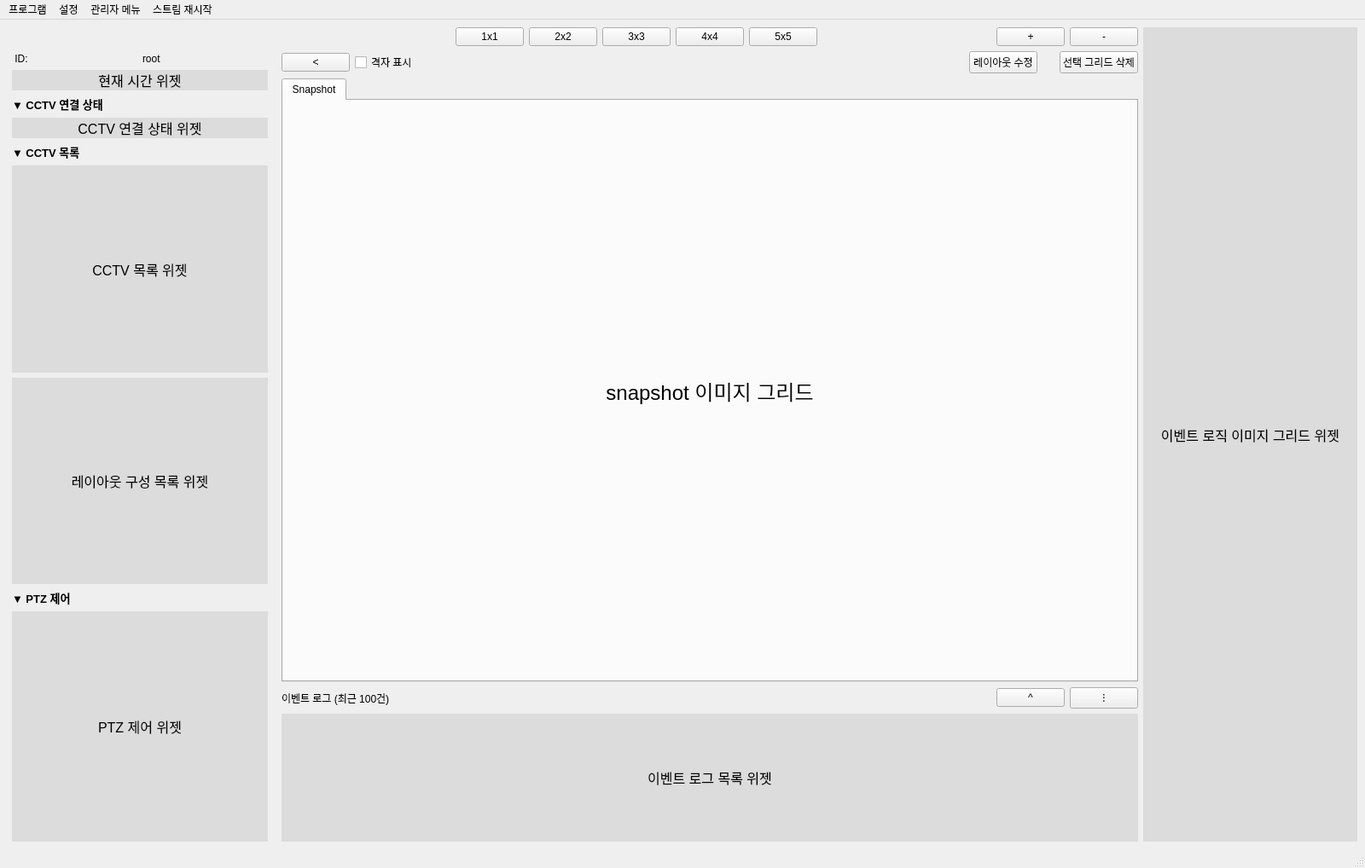
<?xml version="1.0" encoding="UTF-8"?>
<ui version="4.0">
 <class>MainWindow</class>
 <widget class="QMainWindow" name="MainWindow">
  <property name="geometry">
   <rect>
    <x>0</x>
    <y>0</y>
    <width>1600</width>
    <height>1018</height>
   </rect>
  </property>
  <property name="minimumSize">
   <size>
    <width>1600</width>
    <height>1000</height>
   </size>
  </property>
  <property name="windowTitle">
   <string>MainWindow</string>
  </property>
  <widget class="QWidget" name="centralwidget">
   <layout class="QHBoxLayout" name="horizontalLayout_5">
    <item>
     <layout class="QHBoxLayout" name="layout_right" stretch="0,4,1">
      <item>
       <layout class="QVBoxLayout" name="layout_left" stretch="0,0,0,0,0,0,1,1,0,0">
        <property name="leftMargin">
         <number>5</number>
        </property>
        <property name="topMargin">
         <number>10</number>
        </property>
        <property name="rightMargin">
         <number>10</number>
        </property>
        <property name="bottomMargin">
         <number>0</number>
        </property>
        <item>
         <widget class="QLabel" name="label_logo">
          <property name="sizePolicy">
           <sizepolicy hsizetype="Expanding" vsizetype="Preferred">
            <horstretch>0</horstretch>
            <verstretch>0</verstretch>
           </sizepolicy>
          </property>
          <property name="minimumSize">
           <size>
            <width>0</width>
            <height>0</height>
           </size>
          </property>
          <property name="maximumSize">
           <size>
            <width>290</width>
            <height>90</height>
           </size>
          </property>
          <property name="font">
           <font>
            <pointsize>9</pointsize>
           </font>
          </property>
          <property name="styleSheet">
           <string notr="true"/>
          </property>
          <property name="lineWidth">
           <number>1</number>
          </property>
          <property name="text">
           <string/>
          </property>
          <property name="scaledContents">
           <bool>true</bool>
          </property>
          <property name="alignment">
           <set>Qt::AlignmentFlag::AlignCenter</set>
          </property>
          <property name="margin">
           <number>0</number>
          </property>
         </widget>
        </item>
        <item>
         <layout class="QHBoxLayout" name="horizontalLayout">
          <item>
           <widget class="QLabel" name="label_user_name">
            <property name="text">
             <string> ID: </string>
            </property>
           </widget>
          </item>
          <item>
           <widget class="QLabel" name="label_title_id">
            <property name="text">
             <string>root</string>
            </property>
           </widget>
          </item>
         </layout>
        </item>
        <item>
         <widget class="QLabel" name="label_clock_widget">
          <property name="minimumSize">
           <size>
            <width>300</width>
            <height>0</height>
           </size>
          </property>
          <property name="font">
           <font>
            <pointsize>12</pointsize>
           </font>
          </property>
          <property name="styleSheet">
           <string notr="true">background-color: rgb(220, 220, 220);</string>
          </property>
          <property name="text">
           <string>현재 시간 위젯</string>
          </property>
          <property name="alignment">
           <set>Qt::AlignmentFlag::AlignCenter</set>
          </property>
         </widget>
        </item>
        <item>
         <widget class="QLabel" name="label_cctv_connection_status">
          <property name="font">
           <font>
            <pointsize>10</pointsize>
            <bold>true</bold>
           </font>
          </property>
          <property name="text">
           <string>▼ CCTV 연결 상태</string>
          </property>
         </widget>
        </item>
        <item>
         <widget class="QLabel" name="label_cctv_connection_status_widget">
          <property name="minimumSize">
           <size>
            <width>300</width>
            <height>0</height>
           </size>
          </property>
          <property name="maximumSize">
           <size>
            <width>16777215</width>
            <height>16777215</height>
           </size>
          </property>
          <property name="font">
           <font>
            <pointsize>12</pointsize>
           </font>
          </property>
          <property name="styleSheet">
           <string notr="true">background-color: rgb(220, 220, 220);</string>
          </property>
          <property name="text">
           <string>CCTV 연결 상태 위젯</string>
          </property>
          <property name="alignment">
           <set>Qt::AlignmentFlag::AlignCenter</set>
          </property>
         </widget>
        </item>
        <item>
         <widget class="QLabel" name="label_cctv_list">
          <property name="font">
           <font>
            <pointsize>10</pointsize>
            <bold>true</bold>
           </font>
          </property>
          <property name="text">
           <string>▼ CCTV 목록</string>
          </property>
         </widget>
        </item>
        <item>
         <widget class="QLabel" name="label_cctv_list_widget">
          <property name="minimumSize">
           <size>
            <width>300</width>
            <height>110</height>
           </size>
          </property>
          <property name="font">
           <font>
            <pointsize>12</pointsize>
           </font>
          </property>
          <property name="styleSheet">
           <string notr="true">background-color: rgb(220, 220, 220);</string>
          </property>
          <property name="text">
           <string>CCTV 목록 위젯</string>
          </property>
          <property name="alignment">
           <set>Qt::AlignmentFlag::AlignCenter</set>
          </property>
         </widget>
        </item>
        <item>
         <widget class="QLabel" name="label_video_layout_widget">
          <property name="minimumSize">
           <size>
            <width>300</width>
            <height>110</height>
           </size>
          </property>
          <property name="font">
           <font>
            <pointsize>12</pointsize>
           </font>
          </property>
          <property name="styleSheet">
           <string notr="true">background-color: rgb(220, 220, 220);</string>
          </property>
          <property name="text">
           <string>레이아웃 구성 목록 위젯</string>
          </property>
          <property name="alignment">
           <set>Qt::AlignmentFlag::AlignCenter</set>
          </property>
         </widget>
        </item>
        <item>
         <widget class="QLabel" name="label_ptz_controller">
          <property name="font">
           <font>
            <pointsize>10</pointsize>
            <bold>true</bold>
           </font>
          </property>
          <property name="text">
           <string>▼ PTZ 제어</string>
          </property>
         </widget>
        </item>
        <item>
         <widget class="QLabel" name="label_ptz_controller_widget">
          <property name="minimumSize">
           <size>
            <width>300</width>
            <height>270</height>
           </size>
          </property>
          <property name="font">
           <font>
            <pointsize>12</pointsize>
           </font>
          </property>
          <property name="styleSheet">
           <string notr="true">background-color: rgb(220, 220, 220);</string>
          </property>
          <property name="text">
           <string>PTZ 제어 위젯</string>
          </property>
          <property name="alignment">
           <set>Qt::AlignmentFlag::AlignCenter</set>
          </property>
         </widget>
        </item>
       </layout>
      </item>
      <item>
       <layout class="QVBoxLayout" name="layout_center" stretch="0,0,4,0,0">
        <item>
         <layout class="QHBoxLayout" name="horizontalLayout_2">
          <item>
           <spacer name="horizontalSpacer">
            <property name="orientation">
             <enum>Qt::Orientation::Horizontal</enum>
            </property>
            <property name="sizeHint" stdset="0">
             <size>
              <width>40</width>
              <height>20</height>
             </size>
            </property>
           </spacer>
          </item>
          <item>
           <layout class="QHBoxLayout" name="horizontalLayout_8">
            <property name="leftMargin">
             <number>0</number>
            </property>
            <item>
             <widget class="QPushButton" name="button_video_player_layout_1x1">
              <property name="sizePolicy">
               <sizepolicy hsizetype="Minimum" vsizetype="Fixed">
                <horstretch>0</horstretch>
                <verstretch>0</verstretch>
               </sizepolicy>
              </property>
              <property name="minimumSize">
               <size>
                <width>75</width>
                <height>0</height>
               </size>
              </property>
              <property name="text">
               <string>1x1</string>
              </property>
             </widget>
            </item>
            <item>
             <widget class="QPushButton" name="button_video_player_layout_2x2">
              <property name="sizePolicy">
               <sizepolicy hsizetype="Minimum" vsizetype="Fixed">
                <horstretch>0</horstretch>
                <verstretch>0</verstretch>
               </sizepolicy>
              </property>
              <property name="minimumSize">
               <size>
                <width>75</width>
                <height>0</height>
               </size>
              </property>
              <property name="text">
               <string>2x2</string>
              </property>
             </widget>
            </item>
            <item>
             <widget class="QPushButton" name="button_video_player_layout_3x3">
              <property name="sizePolicy">
               <sizepolicy hsizetype="Minimum" vsizetype="Fixed">
                <horstretch>0</horstretch>
                <verstretch>0</verstretch>
               </sizepolicy>
              </property>
              <property name="minimumSize">
               <size>
                <width>75</width>
                <height>0</height>
               </size>
              </property>
              <property name="text">
               <string>3x3</string>
              </property>
             </widget>
            </item>
            <item>
             <widget class="QPushButton" name="button_video_player_layout_4x4">
              <property name="sizePolicy">
               <sizepolicy hsizetype="Minimum" vsizetype="Fixed">
                <horstretch>0</horstretch>
                <verstretch>0</verstretch>
               </sizepolicy>
              </property>
              <property name="minimumSize">
               <size>
                <width>75</width>
                <height>0</height>
               </size>
              </property>
              <property name="text">
               <string>4x4</string>
              </property>
             </widget>
            </item>
            <item>
             <widget class="QPushButton" name="button_video_player_layout_5x5">
              <property name="sizePolicy">
               <sizepolicy hsizetype="Minimum" vsizetype="Fixed">
                <horstretch>0</horstretch>
                <verstretch>0</verstretch>
               </sizepolicy>
              </property>
              <property name="minimumSize">
               <size>
                <width>75</width>
                <height>0</height>
               </size>
              </property>
              <property name="text">
               <string>5x5</string>
              </property>
             </widget>
            </item>
           </layout>
          </item>
          <item>
           <spacer name="horizontalSpacer_2">
            <property name="orientation">
             <enum>Qt::Orientation::Horizontal</enum>
            </property>
            <property name="sizeHint" stdset="0">
             <size>
              <width>40</width>
              <height>20</height>
             </size>
            </property>
           </spacer>
          </item>
          <item>
           <layout class="QHBoxLayout" name="horizontalLayout_7">
            <property name="leftMargin">
             <number>0</number>
            </property>
            <item>
             <widget class="QPushButton" name="button_add_tab">
              <property name="sizePolicy">
               <sizepolicy hsizetype="Minimum" vsizetype="Fixed">
                <horstretch>0</horstretch>
                <verstretch>0</verstretch>
               </sizepolicy>
              </property>
              <property name="minimumSize">
               <size>
                <width>50</width>
                <height>0</height>
               </size>
              </property>
              <property name="text">
               <string>+</string>
              </property>
             </widget>
            </item>
            <item>
             <widget class="QPushButton" name="button_remove_tab">
              <property name="sizePolicy">
               <sizepolicy hsizetype="Minimum" vsizetype="Fixed">
                <horstretch>0</horstretch>
                <verstretch>0</verstretch>
               </sizepolicy>
              </property>
              <property name="minimumSize">
               <size>
                <width>50</width>
                <height>0</height>
               </size>
              </property>
              <property name="text">
               <string>-</string>
              </property>
             </widget>
            </item>
           </layout>
          </item>
         </layout>
        </item>
        <item>
         <layout class="QHBoxLayout" name="horizontalLayout_9">
          <item>
           <widget class="QPushButton" name="button_show_sidebar">
            <property name="text">
             <string>&lt;</string>
            </property>
            <property name="checkable">
             <bool>true</bool>
            </property>
           </widget>
          </item>
          <item>
           <widget class="QCheckBox" name="checkBox_activate_grid">
            <property name="text">
             <string>격자 표시</string>
            </property>
           </widget>
          </item>
          <item>
           <spacer name="horizontalSpacer_5">
            <property name="orientation">
             <enum>Qt::Orientation::Horizontal</enum>
            </property>
            <property name="sizeHint" stdset="0">
             <size>
              <width>40</width>
              <height>20</height>
             </size>
            </property>
           </spacer>
          </item>
          <item>
           <widget class="QPushButton" name="button_modify_layout">
            <property name="text">
             <string>레이아웃 수정</string>
            </property>
            <property name="checkable">
             <bool>true</bool>
            </property>
           </widget>
          </item>
          <item>
           <spacer name="horizontalSpacer_4">
            <property name="orientation">
             <enum>Qt::Orientation::Horizontal</enum>
            </property>
            <property name="sizeType">
             <enum>QSizePolicy::Policy::Fixed</enum>
            </property>
            <property name="sizeHint" stdset="0">
             <size>
              <width>20</width>
              <height>20</height>
             </size>
            </property>
           </spacer>
          </item>
          <item>
           <widget class="QPushButton" name="button_delete_selected_layout">
            <property name="text">
             <string>선택 그리드 삭제</string>
            </property>
           </widget>
          </item>
         </layout>
        </item>
        <item>
         <widget class="QTabWidget" name="tab_widget_video_player">
          <property name="currentIndex">
           <number>0</number>
          </property>
          <widget class="QWidget" name="tab">
           <attribute name="title">
            <string>Snapshot</string>
           </attribute>
           <layout class="QGridLayout" name="gridLayout">
            <item row="0" column="0">
             <widget class="QLabel" name="label_snapshot_image_widget">
              <property name="font">
               <font>
                <pointsize>18</pointsize>
               </font>
              </property>
              <property name="text">
               <string>snapshot 이미지 그리드</string>
              </property>
              <property name="alignment">
               <set>Qt::AlignmentFlag::AlignCenter</set>
              </property>
             </widget>
            </item>
           </layout>
          </widget>
         </widget>
        </item>
        <item>
         <layout class="QHBoxLayout" name="horizontalLayout_3">
          <item>
           <widget class="QLabel" name="label_ai_event_log">
            <property name="text">
             <string>이벤트 로그 (최근 100건)</string>
            </property>
           </widget>
          </item>
          <item>
           <spacer name="horizontalSpacer_3">
            <property name="orientation">
             <enum>Qt::Orientation::Horizontal</enum>
            </property>
            <property name="sizeHint" stdset="0">
             <size>
              <width>40</width>
              <height>20</height>
             </size>
            </property>
           </spacer>
          </item>
          <item>
           <widget class="QPushButton" name="button_show_event_log">
            <property name="text">
             <string>^</string>
            </property>
            <property name="checkable">
             <bool>true</bool>
            </property>
            <property name="checked">
             <bool>false</bool>
            </property>
           </widget>
          </item>
          <item>
           <widget class="QPushButton" name="button_ai_event_image_log">
            <property name="text">
             <string>⁝</string>
            </property>
           </widget>
          </item>
         </layout>
        </item>
        <item>
         <widget class="QLabel" name="label_ai_event_log_widget">
          <property name="minimumSize">
           <size>
            <width>250</width>
            <height>150</height>
           </size>
          </property>
          <property name="font">
           <font>
            <pointsize>12</pointsize>
           </font>
          </property>
          <property name="styleSheet">
           <string notr="true">background-color: rgb(220, 220, 220);</string>
          </property>
          <property name="text">
           <string>이벤트 로그 목록 위젯</string>
          </property>
          <property name="alignment">
           <set>Qt::AlignmentFlag::AlignCenter</set>
          </property>
         </widget>
        </item>
       </layout>
      </item>
      <item>
       <widget class="QLabel" name="label_event_log_image_widget">
        <property name="font">
         <font>
          <pointsize>12</pointsize>
         </font>
        </property>
        <property name="styleSheet">
         <string notr="true">background-color: rgb(220, 220, 220);</string>
        </property>
        <property name="text">
         <string>이벤트 로직 이미지 그리드 위젯</string>
        </property>
        <property name="alignment">
         <set>Qt::AlignmentFlag::AlignCenter</set>
        </property>
       </widget>
      </item>
     </layout>
    </item>
   </layout>
  </widget>
  <widget class="QMenuBar" name="menubar">
   <property name="geometry">
    <rect>
     <x>0</x>
     <y>0</y>
     <width>1600</width>
     <height>23</height>
    </rect>
   </property>
   <widget class="QMenu" name="menu_program">
    <property name="title">
     <string>프로그램</string>
    </property>
    <addaction name="separator"/>
    <addaction name="action_system_status"/>
    <addaction name="action_event_logs"/>
   </widget>
   <widget class="QMenu" name="menu_setting">
    <property name="title">
     <string>설정</string>
    </property>
    <addaction name="action_cctv_settings"/>
    <addaction name="action_rpa_settings"/>
    <addaction name="action_auto_delete_settings"/>
   </widget>
   <widget class="QMenu" name="menu_management">
    <property name="title">
     <string>관리자 메뉴</string>
    </property>
    <addaction name="action_cctv_management"/>
    <addaction name="action_event_logic_management"/>
    <addaction name="action_ai_train_management"/>
   </widget>
   <widget class="QMenu" name="menu_restart_stream">
    <property name="title">
     <string>스트림 재시작</string>
    </property>
   </widget>
   <addaction name="menu_program"/>
   <addaction name="menu_setting"/>
   <addaction name="menu_management"/>
   <addaction name="menu_restart_stream"/>
  </widget>
  <widget class="QStatusBar" name="statusbar"/>
  <action name="action_cctv_settings">
   <property name="text">
    <string>CCTV 설정</string>
   </property>
  </action>
  <action name="action_system_status">
   <property name="text">
    <string>시스템 상태 확인</string>
   </property>
  </action>
  <action name="action_event_logs">
   <property name="text">
    <string>이벤트 로그 확인</string>
   </property>
  </action>
  <action name="action_rpa_settings">
   <property name="text">
    <string>RPA 설정</string>
   </property>
  </action>
  <action name="action_event_logic_management">
   <property name="text">
    <string>이벤트 로직 관리</string>
   </property>
  </action>
  <action name="action_ai_train_management">
   <property name="text">
    <string>AI 학습 관리</string>
   </property>
  </action>
  <action name="action_cctv_management">
   <property name="text">
    <string>CCTV 관리</string>
   </property>
  </action>
  <action name="action_auto_delete_settings">
   <property name="text">
    <string>자동 정리 설정</string>
   </property>
  </action>
 </widget>
 <resources/>
 <connections/>
</ui>
